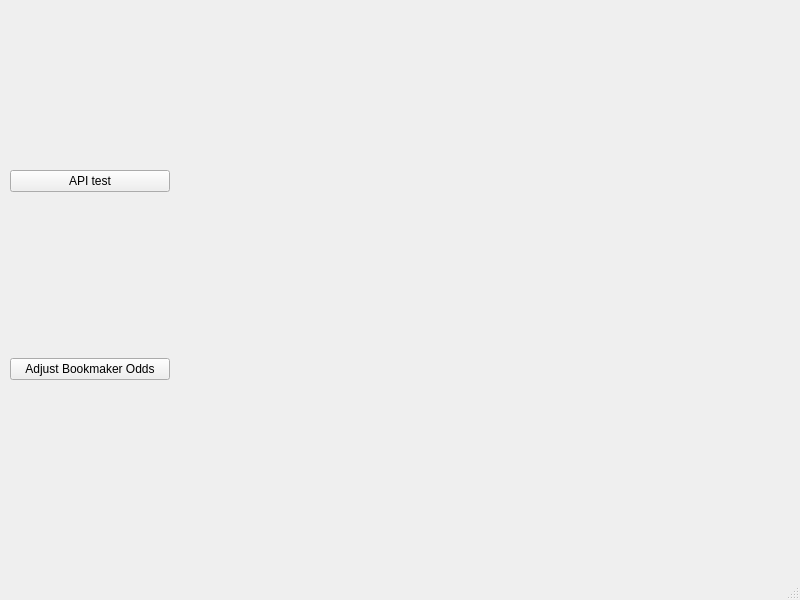
<?xml version="1.0" encoding="UTF-8"?>
<ui version="4.0">
 <class>MainWindow</class>
 <widget class="QMainWindow" name="MainWindow">
  <property name="geometry">
   <rect>
    <x>0</x>
    <y>0</y>
    <width>800</width>
    <height>600</height>
   </rect>
  </property>
  <property name="windowTitle">
   <string>MainWindow</string>
  </property>
  <widget class="QWidget" name="centralwidget">
   <widget class="QWidget" name="verticalLayoutWidget">
    <property name="geometry">
     <rect>
      <x>10</x>
      <y>10</y>
      <width>160</width>
      <height>531</height>
     </rect>
    </property>
    <layout class="QVBoxLayout" name="verticalLayoutMenu">
     <item>
      <widget class="QPushButton" name="buttonAPItest">
       <property name="text">
        <string>API test</string>
       </property>
      </widget>
     </item>
     <item>
      <widget class="QPushButton" name="buttonAdjustBookmakerOdds">
       <property name="text">
        <string>Adjust Bookmaker Odds</string>
       </property>
      </widget>
     </item>
    </layout>
   </widget>
  </widget>
  <widget class="QMenuBar" name="menubar">
   <property name="geometry">
    <rect>
     <x>0</x>
     <y>0</y>
     <width>800</width>
     <height>21</height>
    </rect>
   </property>
  </widget>
  <widget class="QStatusBar" name="statusbar"/>
 </widget>
 <resources/>
 <connections/>
</ui>
